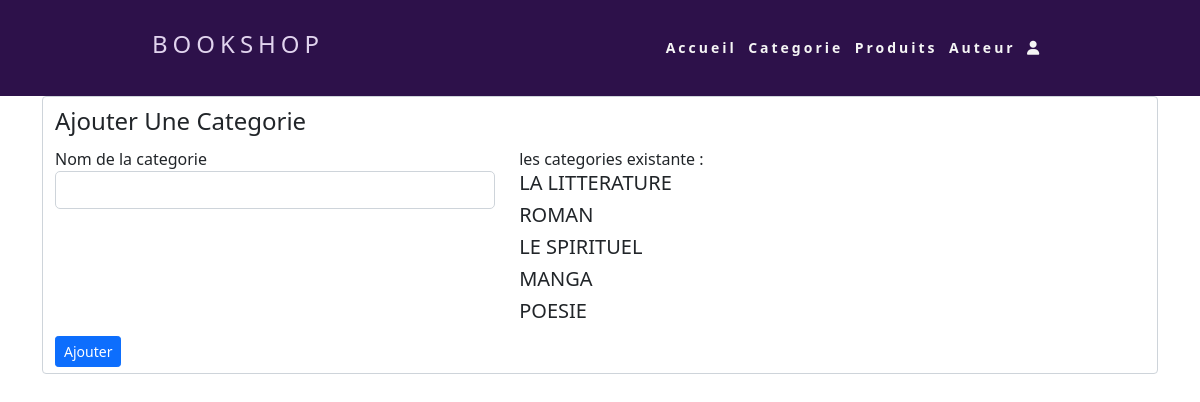
The app's page /Admin/addCategorie.php with its own data.
### tables this page shows
CREATE TABLE `Categorie` (
  `categorie_id` int(11) NOT NULL,
  `categorie_nom` varchar(55) NOT NULL
);

### Models.php (called while the page is built, shortened)
<?php
function readAll($table)
{
    try {
        $connect = connectez();
        $sqlQuerry = "SELECT * FROM $table";
        $stmt = $connect->prepare($sqlQuerry);
        $stmt->execute();
        $resultat = $stmt->fetchAll();
        return $resultat;
    } catch (Exception $e) {
        $e->getMessage();
    }
}

### Admin/addCategorie.php (the view, shortened to what this page needs)
<?php require '../Models.php'; ?>
<?php
$Categories = readAll("Categorie");
?>
<!DOCTYPE html>
<html lang="en">
<head>
    <link rel="stylesheet" href="../Front/style/bootstrap.css">
</head>
<body>
    <?php include_once("Navbar.php"); ?>
    <div class="container">
        <form action="" method="Post" class="form-control">
            <fieldset>
                <legend>Ajouter Une Categorie</legend>
                <div class="row">
                    <div class="col-lg-5">
                        <label for="nom">Nom de la categorie</label>
                        <input type="text" name="nom_cat" id="nom" class="form-control">
                    </div>
                    <div class="col-lg 5"> les categories existante :
                        <?php foreach ($Categories as $categorie) : ?>
                            <h5> <?php echo $categorie['categorie_nom']; ?></h5>
                        <?php endforeach; ?>
                    </div>
                </div>
                <button type="submit" class="btn btn-primary btn-sm">Ajouter</button>
            </fieldset>
        </form>
    </div>
</body>
</html>

### Admin/addCategorie.php (style rules this page uses)
input { border: 1px solid black in !important; border-radius: 5px !important; }
button { margin-top: 5px; }

### Admin/Navbar.php (style rules this page uses)
* { margin: 0; padding: 0; box-sizing: border-box; }
form { display: none; }

### records on screen
categorie: categorie_nom "LA LITTERATURE"
categorie: categorie_nom "ROMAN"
categorie: categorie_nom "LE SPIRITUEL"
categorie: categorie_nom "MANGA"
categorie: categorie_nom "POESIE"
